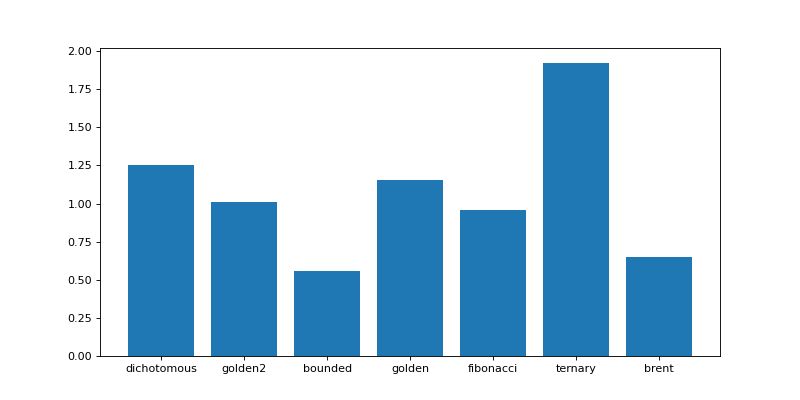

Source code (Python):
import matplotlib.pyplot as plt
import numpy as np
from catsim.cat import generate_item_bank
from catsim.estimation import NumericalSearchEstimator
from catsim.initialization import FixedPointInitializer
from catsim.selection import MaxInfoSelector
from catsim.simulation import Simulator
from catsim.stopping import MaxItemStopper

items = generate_item_bank(300)
examinees = 100
test_size = 20
thetas = np.random.normal(0, 1, examinees)
sim_times = {}
for m in NumericalSearchEstimator.available_methods():
  simulator = Simulator(
    items,
    thetas,
    FixedPointInitializer(0),
    MaxInfoSelector(),
    NumericalSearchEstimator(method=m),
    MaxItemStopper(test_size),
  )
  simulator.simulate(verbose=True)
  sim_times[m] = simulator.duration

plt.figure(figsize=(10, 5))
plt.bar(range(len(sim_times)), list(sim_times.values()), align="center")
plt.xticks(range(len(sim_times)), list(sim_times.keys()))
plt.show()
